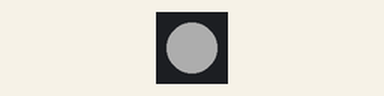
Recording of a sketch running on a simulated ESP32-C6. Shown: 1 RGB LEDs in strip order, left to right. Dim RGB values are drawn brighter than linear; what the sketch prints to the serial monitor is not drawn.

Above: at 3.2 s.
At 5.7 s:
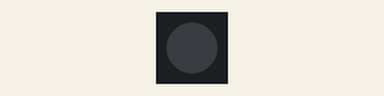
Timing chart, 0 to 8.5 s (numbered marks = the images above):
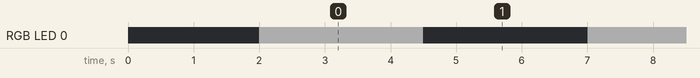

The sketch:

esp32_c6_Detect_I2C_Device.ino
```cpp
/*
  Autor: Lemmer C.
  Date: 2025-12-21
  Title: Detect I2C Device
  Description:
    Check for a single I2C-device connected to the ESP32-C6 µC.
    In this case, use of PIN 6 and 7 for SDA and SCL. For this µC,
    PIN 8 is not available because of the built in LED on the device.

    This LED will blink every ~2.5s to inform the user that the script
    is running.

    In the serial monitor, it will show on which addresse it found an I2C
    device. If non is found, it will display this and restart the loop.
*/

#include <Adafruit_NeoPixel.h>
#include <Wire.h>

#define LED_PIN 8 // Reserved for built in LED, DO NOT USE AS GPIO!
#define PIN_SDA 6
#define PIN_SCL 7

#define LED_COUNT 1

Adafruit_NeoPixel strip(LED_COUNT, LED_PIN, NEO_GRB + NEO_KHZ800);

void setColor(uint8_t r, uint8_t g, uint8_t b) {
    strip.setPixelColor(0, strip.Color(r,g,b));
    strip.show();
}

void setup() {
  Serial.begin(115200);
  delay(2000);

  Wire.begin(PIN_SDA, PIN_SCL); // Pin8 = SDA, Pin9 = SCL

  Serial.println("I2C scan...");

  // Init Onboard LED
  strip.begin();
  strip.setBrightness(50);
  strip.show();
}

void loop() {
  setColor(255,255,255); // White
  bool found_device = false;

  for(byte addr = 1; addr < 127; addr++) {
    Wire.beginTransmission(addr);
    if(Wire.endTransmission() == 0) {
      Serial.print("Device found at address: 0x");
      Serial.println(addr, HEX);
      found_device = true;
      break;
    }
  }

  if(!found_device) {
    Serial.print("No device found!");
  }

  delay(2500);

  setColor(0,0,0); // LED-OFF

  delay(2500);
}
```

Measured:
- by itself, RGB LED 0: alternates RGB(50, 50, 50) for 2.5 s and off for 2.5 s
